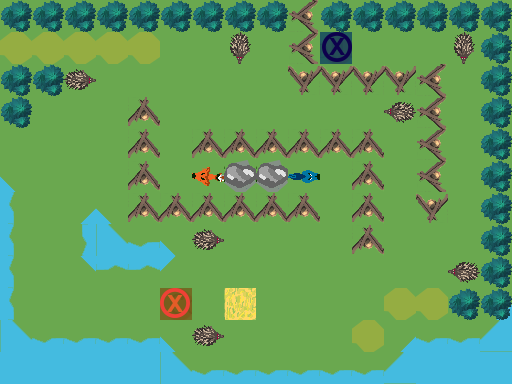

The image is a tile-based game level rendered from a .tmx file. Its description and complete source (layers, tilesets, objects, tile grids) follow:
An orthogonal 16x12 tile map with 32x32 px tiles, 3 tile layers (Ground, Obstacles, Objects), 1 hidden layer not drawn.

<map version="1.0" orientation="orthogonal" renderorder="right-down" width="16" height="12" tilewidth="32" tileheight="32" nextobjectid="1">
 <tileset firstgid="1" name="TilesetPlaceholder" tilewidth="32" tileheight="32" tilecount="240" columns="10">
  <image source="../../../../Tileset.png" width="320" height="768" />
 </tileset>
 <layer name="Ground" width="16" height="12">
  <data encoding="csv">
1,1,1,1,1,1,1,1,1,1,1,1,1,1,1,1,
1,1,1,1,1,1,1,1,1,1,1,1,1,1,1,1,
1,1,1,1,1,1,1,1,1,1,1,1,1,1,1,1,
1,1,1,1,1,1,1,1,1,1,1,1,1,1,1,1,
1,1,1,1,1,1,1,1,1,1,1,1,1,1,1,1,
2684354591,1,1,1,1,1,1,1,1,1,1,1,1,1,1,1,
3221225483,1,31,2684354591,1,1,1,1,1,1,1,1,1,1,1,1,
3221225483,1,11,2684354581,2684354571,2684354591,1,1,1,1,1,1,1,1,1,1,
3221225483,1,1610612767,1610612747,1610612747,3221225503,1,1,1,1,1,1,1,1,1,1,
3221225483,1,1,1,1,1,1,2,1,1,1,1,1,1,1,31,
2684354581,2684354571,2684354571,2684354571,2684354571,2684354591,1,1,1,1,1,1,31,2684354571,2684354571,21,
5,5,5,5,5,2684354581,2684354571,2684354571,2684354571,2684354571,2684354571,2684354571,21,5,5,5
</data>
 </layer>
 <layer name="Obstacles" width="16" height="12">
  <data encoding="csv">
42,42,42,42,42,42,42,42,42,1610612777,42,42,42,42,42,42,
44,44,44,44,44,0,0,0,0,1610612777,0,0,0,0,0,42,
42,42,0,0,0,0,0,0,0,3221225513,3221225513,3221225513,3221225513,1610612777,0,42,
42,0,0,0,41,0,0,0,0,0,0,0,0,1610612777,0,42,
0,0,0,0,41,0,41,41,41,41,41,41,0,1610612777,0,42,
0,0,0,0,41,0,0,43,43,0,0,41,0,1610612777,0,42,
0,0,0,0,41,41,41,41,41,41,0,41,0,3221225513,0,42,
0,0,0,0,0,0,0,0,0,0,0,41,0,0,0,42,
0,0,0,0,0,0,0,0,0,0,0,0,0,0,0,42,
0,0,0,0,0,0,0,0,0,0,0,0,44,44,42,42,
0,0,0,0,0,0,0,0,0,0,0,44,0,0,0,0,
0,0,0,0,0,0,0,0,0,0,0,0,0,0,0,0
</data>
 </layer>
 <layer name="Objects" width="16" height="12">
  <data encoding="csv">
0,0,0,0,0,0,0,0,0,0,0,0,0,0,0,0,
0,0,0,0,0,0,0,3221225613,0,0,182,0,0,0,3221225613,0,
0,0,2684354701,0,0,0,0,0,0,0,0,0,0,0,0,0,
0,0,0,0,0,0,0,0,0,0,0,0,1610612877,0,0,0,
0,0,0,0,0,0,0,0,0,0,0,0,0,0,0,0,
0,0,0,0,0,0,1610612927,0,0,2684354752,0,0,0,0,0,0,
0,0,0,0,0,0,0,0,0,0,0,0,0,0,0,0,
0,0,0,0,0,0,2684354701,0,0,0,0,0,0,0,0,0,
0,0,0,0,0,0,0,0,0,0,0,0,0,0,1610612877,0,
0,0,0,0,0,181,0,0,0,0,0,0,0,0,0,0,
0,0,0,0,0,0,2684354701,0,0,0,0,0,0,0,0,0,
0,0,0,0,0,0,0,0,0,0,0,0,0,0,0,0
</data>
 </layer>
 <layer name="Solution" width="16" height="12" visible="0">
  <data encoding="csv">
0,0,0,0,0,0,0,0,0,0,0,0,0,0,0,0,
0,0,0,0,0,0,0,0,0,0,182,182,182,182,182,0,
0,181,181,181,181,222,0,0,0,0,0,0,0,0,182,0,
0,221,0,0,0,222,0,0,0,0,0,0,0,0,182,0,
0,221,0,0,0,222,0,0,0,0,0,0,0,0,182,0,
0,221,0,0,0,222,0,0,0,0,232,0,0,0,182,0,
0,221,0,0,0,0,0,0,0,0,232,0,0,0,182,0,
0,221,0,0,0,0,0,0,0,0,232,0,0,0,182,0,
0,221,0,0,0,0,0,0,0,0,232,232,232,232,232,0,
0,221,222,222,222,222,0,0,0,0,0,0,0,0,0,0,
0,0,0,0,0,0,0,0,0,0,0,0,0,0,0,0,
0,0,0,0,0,0,0,0,0,0,0,0,0,0,0,0
</data>
 </layer>
</map>
